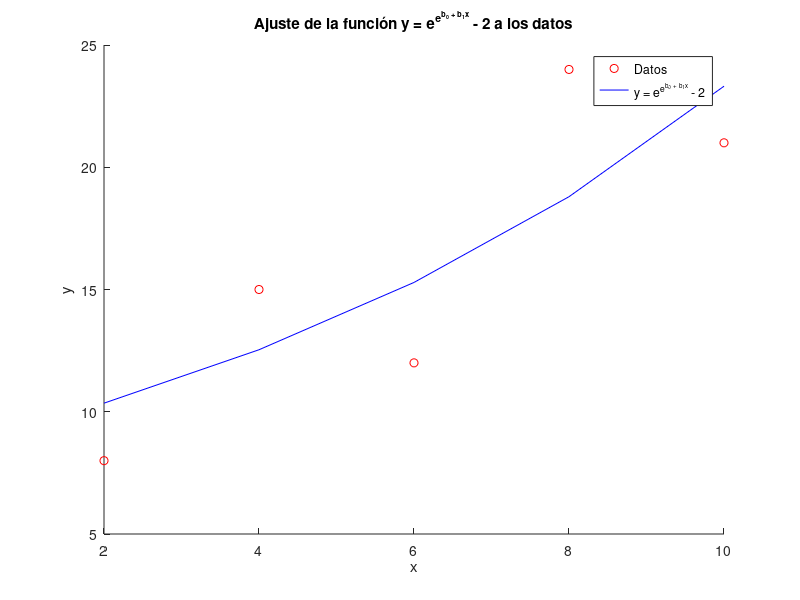

This figure's MATLAB source:
% Datos
x = [2, 4, 6, 8, 10];
y = [8, 15, 12, 24, 21];

% Cargar el paquete optim
pkg load optim

% Ajuste no lineal
fun = @(b, x) exp(exp(b(1) + b(2) * x)) - 2;
initialGuess = [0, 0];  % Puedes ajustar el valor inicial según sea necesario
options = optimset('Display','off');
coefficients = lsqcurvefit(fun, initialGuess, x, y, [], [], options);

% Coeficientes
b_0 = coefficients(1);
b_1 = coefficients(2);

% Evaluación de la función
y_eval = exp(exp(b_0 + b_1 * x)) - 2;

% Graficar
figure;
hold on;
plot(x, y, 'ro', 'DisplayName', 'Datos');
plot(x, y_eval, 'b-', 'DisplayName', 'y = e^{e^{b_0 + b_1x}} - 2');
hold off;
legend;
xlabel('x');
ylabel('y');
title('Ajuste de la función y = e^{e^{b_0 + b_1x}} - 2 a los datos');

